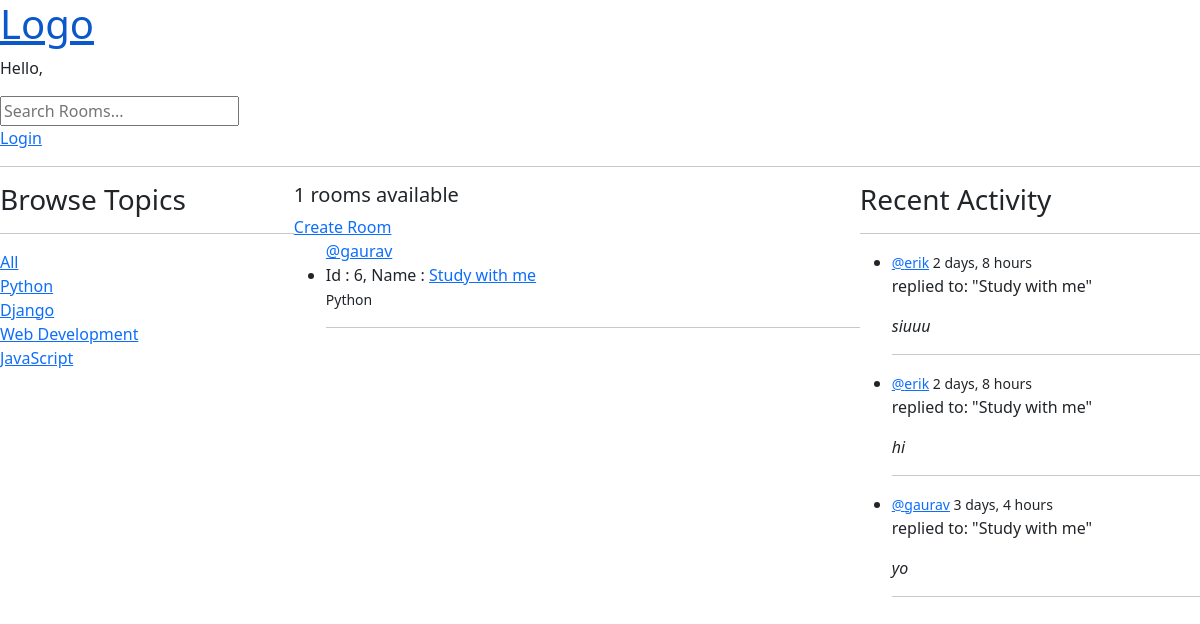
Page /?q=Python on the committed database.
### base/models.py (models this page shows, shortened)
class Topic(models.Model):
    name = models.CharField(max_length=200)

class Room(models.Model):
    host = models.ForeignKey(User, on_delete=models.CASCADE)
    topic = models.ForeignKey(Topic, on_delete=models.SET_NULL, null=True)
    name = models.CharField(max_length=200)
    description = models.TextField(null=True, blank=True)
    participants = models.ManyToManyField(User, related_name='participants', blank=True)
    updated = models.DateTimeField(auto_now=True)
    created = models.DateTimeField(auto_now_add=True)
    class Meta:
        ordering = ['-updated', '-created']
    def __str__(self):
        return self.name

class Message(models.Model):
    user = models.ForeignKey(User, on_delete=models.CASCADE)
    room = models.ForeignKey(Room, on_delete=models.CASCADE)
    body = models.TextField()
    updated = models.DateTimeField(auto_now=True)
    created = models.DateTimeField(auto_now_add=True)
    class Meta:
        ordering = ['-updated', '-created']

### base/views.py (the view)
# urls.py: path('', views.home, name='home'),
def home(request):
    q = request.GET.get('q') if request.GET.get('q') != None else ''
    rooms = Room.objects.filter(Q(topic__name__icontains = q) |
                                Q(name__icontains = q) |
                                Q(description__icontains = q) |
                                Q(host__username__icontains = q.strip('@'))
                                )
    topics = Topic.objects.all()
    room_count = rooms.count()
    recent_messages = Message.objects.filter(Q(room__topic__name__icontains=q))[:4]
    context = {'rooms': rooms,
               'topics': topics,
               'room_count': room_count,
               'recent_messages': recent_messages,
               }
    return render(request, 'base/home.html', context)

### base/templates/base/home.html
{% extends 'main.html' %}
{% load static%}
{% block style %}
    <link rel="stylesheet" href="{% static 'base/home.css' %}">
{% endblock style %}
{% block content %}
<div class="home-container">
    <div class="browse">
        {% include 'base/topic_component.html' %}
    </div>
    <div class="rooms">
        <h5>{{room_count}} rooms available</h5>
        <a href="{% url 'create-room'%}">Create Room</a>
        {% include 'base/feed_component.html' %}
    </div>
    <div class="recent-activity">
        {% include 'base/activity_component.html' %}
    </div>
</div>
{% endblock content %}

### base/templates/base/topic_component.html
<h3>Browse Topics</h3>
<hr>
<div>
    <a href="{% url 'home'%}">All</a>
</div>
{% for topic in topics%}
    <div>
        <a href="{% url 'home'%}?q={{topic.name}}">{{topic.name}}</a>
    </div>
{% endfor %}

### base/templates/base/feed_component.html (shortened to what this page needs)
<div>
    {% for room in rooms%}
        <ul>
            <span><a href="{% url 'profile' room.host.id %}">@{{ room.host.username }}</a></span>
            <li>Id : {{ room.id }}, Name : <a href="{% url 'room' room.id%}">{{ room.name }}</a></li>
            <small>{{ room.topic.name }}</small>
            <br>
            <hr>
        </ul>
    {% endfor %}
</div>

### base/templates/base/activity_component.html (shortened to what this page needs)
<h3>Recent Activity</h3>
<hr>
<ul>
    {% for message in recent_messages %}
        <li>
            <small><a href="{% url 'profile' message.user.id %}">@{{message.user}}</a> {{message.created|timesince}}</small>
            <p>replied to: "{{message.room}}"</p>
            <em>{{message.body|truncatewords:15}}</em>
            <hr>
        </li>
    {% endfor %}
</ul>

### static/styles/main.css (style rules this page uses)
body { background-color: #1e1e2f; color: #e6e6e6; font-family: "Segoe UI", Roboto, sans-serif; }

### base/static/base/home.css (style rules this page uses)
.home-container, .profile-container { display: flex; flex-direction: row; }
.browse { flex: 1 1 auto; }
.rooms { flex: 3 3 auto; }
.recent-activity { flex: 1 1 auto; }

### rows in the picture
Topic: name "Python"
Topic: name "Django"
Topic: name "Web Development"
Topic: name "JavaScript"
Room: host.username "gaurav", id "6", name "Study with me", topic.name "Python"
Message: user "erik", created "2 days, 8 hours", room "Study with me", body "siuuu"
Message: user "erik", created "2 days, 8 hours", room "Study with me", body "hi"
Message: user "gaurav", created "3 days, 4 hours", room "Study with me", body "yo"

### other values in the picture
{{ room_count }} "1"
